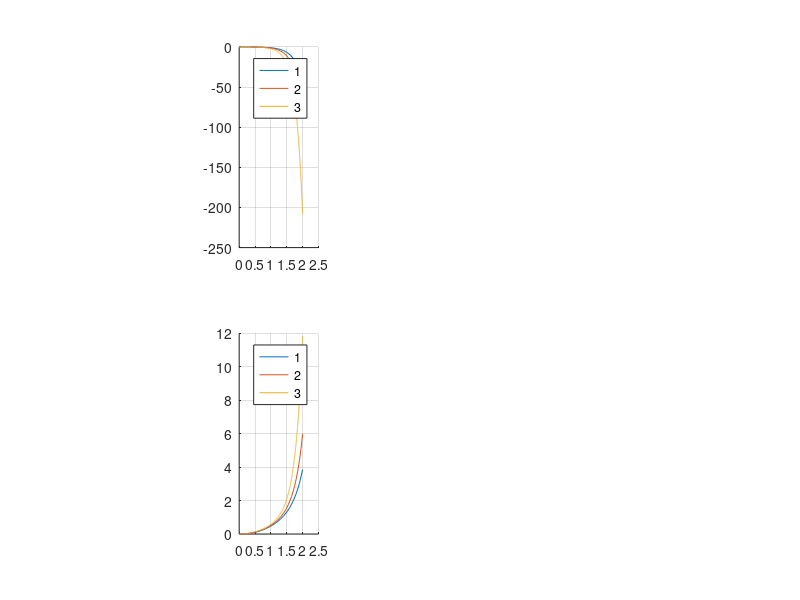

Recreate this plot in MATLAB.
clc;
clear all;

% Parametros
M = 2.0;
m = 0.1;
l = 0.5;
g = 9.81;

% Ecuaciones de estado
A = [0, 1, 0, 0; (M+m)*g, 0, 0, 0; 0, 0, 0, 1; -m*g, 0, 0, 0];
B = [0; -1; 0; 1];

Cx1 = [1, 0, 0, 0]; % posicion angular
Cx2 = [0, 1, 0, 0]; % velocidad angular
Cx3 = [0, 0, 1, 0]; % posicion
Cx4 = [0, 0, 0, 1]; % velocidad

% Condiciones iniciales
X1_aprox(1) = 0;
X2_aprox(1) = 0;
X3_aprox(1) = 0;
X4_aprox(1) = 0;
X_aprox(:, 1) = [X1_aprox; X2_aprox; X3_aprox; X4_aprox];

Ti = [0.1, 0.05, 0.001];     % Resolucion
tsim = 2;       % Tiempo de simulacion

% Entrada del sistema
f = 1;

% Tiempo inicial
t_aprox(1) = 0;


% Metodo de Euler
for c = 1:length(Ti)
    % Iteraciones
    a = tsim/Ti(c);
    u = f * ones(1, a);
    for k = 1:tsim/Ti(c)
        X_aprox(:, k+1) = X_aprox(:, k) + Ti(c) * (A*X_aprox(:, k) + B*u(k));

        X1_aprox(k+1) = Cx1 *  X_aprox(:, k+1);
        X2_aprox(k+1) = Cx2 *  X_aprox(:, k+1);
        X3_aprox(k+1) = Cx3 *  X_aprox(:, k+1);
        X4_aprox(k+1) = Cx4 *  X_aprox(:, k+1);

        t_aprox(k+1) = t_aprox(k) + Ti(c);
    end
    
    subplot(2, 5, 2);
    hold on;
    plot(t_aprox, X_aprox(1, :));
    grid on;
    
    subplot(2, 5, 7);
    hold on;
    plot(t_aprox, X_aprox(3, :));
    grid on;
end

subplot(2, 5, 2);
legend('1', '2', '3');

subplot(2, 5, 7);
legend('1', '2', '3');